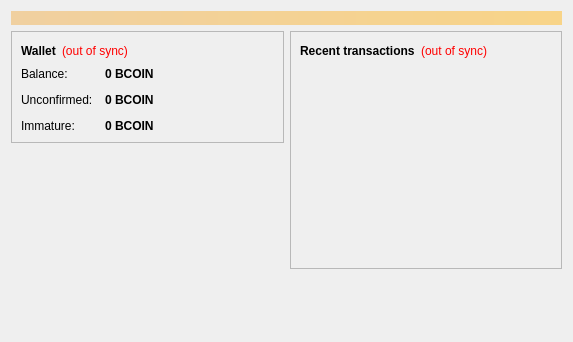
<?xml version="1.0" encoding="UTF-8"?>
<ui version="4.0">
 <class>OverviewPage</class>
 <widget class="QWidget" name="OverviewPage">
  <property name="geometry">
   <rect>
    <x>0</x>
    <y>0</y>
    <width>573</width>
    <height>342</height>
   </rect>
  </property>
  <property name="windowTitle">
   <string>Form</string>
  </property>
  <layout class="QVBoxLayout" name="topLayout">
   <item>
    <widget class="QLabel" name="labelAlerts">
     <property name="visible">
      <bool>false</bool>
     </property>
     <property name="styleSheet">
      <string notr="true">background-color: qlineargradient(x1: 0, y1: 0, x2: 1, y2: 0, stop:0 #F0D0A0, stop:1 #F8D488); color:#000000;</string>
     </property>
     <property name="wordWrap">
      <bool>true</bool>
     </property>
     <property name="margin">
      <number>3</number>
     </property>
    </widget>
   </item>
   <item>
    <layout class="QHBoxLayout" name="horizontalLayout" stretch="1,1">
     <item>
      <layout class="QVBoxLayout" name="verticalLayout_2">
       <item>
        <widget class="QFrame" name="frame">
         <property name="frameShape">
          <enum>QFrame::StyledPanel</enum>
         </property>
         <property name="frameShadow">
          <enum>QFrame::Raised</enum>
         </property>
         <layout class="QVBoxLayout" name="verticalLayout_4">
          <item>
           <layout class="QHBoxLayout" name="horizontalLayout_4">
            <item>
             <widget class="QLabel" name="label_5">
              <property name="font">
               <font>
                <weight>75</weight>
                <bold>true</bold>
               </font>
              </property>
              <property name="text">
               <string>Wallet</string>
              </property>
             </widget>
            </item>
            <item>
             <widget class="QLabel" name="labelWalletStatus">
              <property name="toolTip">
               <string>The displayed information may be out of date. Your wallet automatically synchronizes with the Bullcoin network after a connection is established, but this process has not completed yet.</string>
              </property>
              <property name="styleSheet">
               <string notr="true">QLabel { color: red; }</string>
              </property>
              <property name="text">
               <string notr="true">(out of sync)</string>
              </property>
              <property name="alignment">
               <set>Qt::AlignLeading|Qt::AlignLeft|Qt::AlignVCenter</set>
              </property>
             </widget>
            </item>
            <item>
             <spacer name="horizontalSpacer_2">
              <property name="orientation">
               <enum>Qt::Horizontal</enum>
              </property>
              <property name="sizeHint" stdset="0">
               <size>
                <width>40</width>
                <height>20</height>
               </size>
              </property>
             </spacer>
            </item>
           </layout>
          </item>
          <item>
           <layout class="QFormLayout" name="formLayout_2">
            <property name="fieldGrowthPolicy">
             <enum>QFormLayout::AllNonFixedFieldsGrow</enum>
            </property>
            <property name="horizontalSpacing">
             <number>12</number>
            </property>
            <property name="verticalSpacing">
             <number>12</number>
            </property>
            <item row="0" column="0">
             <widget class="QLabel" name="label">
              <property name="text">
               <string>Balance:</string>
              </property>
             </widget>
            </item>
            <item row="0" column="1">
             <widget class="QLabel" name="labelBalance">
              <property name="font">
               <font>
                <weight>75</weight>
                <bold>true</bold>
               </font>
              </property>
              <property name="cursor">
               <cursorShape>IBeamCursor</cursorShape>
              </property>
              <property name="toolTip">
               <string>Your current balance</string>
              </property>
              <property name="text">
               <string notr="true">0 BCOIN</string>
              </property>
              <property name="textInteractionFlags">
               <set>Qt::LinksAccessibleByMouse|Qt::TextSelectableByKeyboard|Qt::TextSelectableByMouse</set>
              </property>
             </widget>
            </item>
            <item row="1" column="0">
             <widget class="QLabel" name="label_3">
              <property name="text">
               <string>Unconfirmed:</string>
              </property>
             </widget>
            </item>
            <item row="1" column="1">
             <widget class="QLabel" name="labelUnconfirmed">
              <property name="font">
               <font>
                <weight>75</weight>
                <bold>true</bold>
               </font>
              </property>
              <property name="cursor">
               <cursorShape>IBeamCursor</cursorShape>
              </property>
              <property name="toolTip">
               <string>Total of transactions that have yet to be confirmed, and do not yet count toward the current balance</string>
              </property>
              <property name="text">
               <string notr="true">0 BCOIN</string>
              </property>
              <property name="textInteractionFlags">
               <set>Qt::LinksAccessibleByMouse|Qt::TextSelectableByKeyboard|Qt::TextSelectableByMouse</set>
              </property>
             </widget>
            </item>
            <item row="2" column="0">
             <widget class="QLabel" name="labelImmatureText">
              <property name="text">
               <string>Immature:</string>
              </property>
             </widget>
            </item>
            <item row="2" column="1">
             <widget class="QLabel" name="labelImmature">
              <property name="font">
               <font>
                <weight>75</weight>
                <bold>true</bold>
               </font>
              </property>
              <property name="toolTip">
               <string>Mined balance that has not yet matured</string>
              </property>
              <property name="text">
               <string notr="true">0 BCOIN</string>
              </property>
              <property name="textInteractionFlags">
               <set>Qt::LinksAccessibleByMouse|Qt::TextSelectableByKeyboard|Qt::TextSelectableByMouse</set>
              </property>
             </widget>
            </item>
           </layout>
          </item>
         </layout>
        </widget>
       </item>
       <item>
        <spacer name="verticalSpacer">
         <property name="orientation">
          <enum>Qt::Vertical</enum>
         </property>
         <property name="sizeHint" stdset="0">
          <size>
           <width>20</width>
           <height>40</height>
          </size>
         </property>
        </spacer>
       </item>
      </layout>
     </item>
     <item>
      <layout class="QVBoxLayout" name="verticalLayout_3">
       <item>
        <widget class="QFrame" name="frame_2">
         <property name="frameShape">
          <enum>QFrame::StyledPanel</enum>
         </property>
         <property name="frameShadow">
          <enum>QFrame::Raised</enum>
         </property>
         <layout class="QVBoxLayout" name="verticalLayout">
          <item>
           <layout class="QHBoxLayout" name="horizontalLayout_2">
            <item>
             <widget class="QLabel" name="label_4">
              <property name="text">
               <string>&lt;b&gt;Recent transactions&lt;/b&gt;</string>
              </property>
             </widget>
            </item>
            <item>
             <widget class="QLabel" name="labelTransactionsStatus">
              <property name="toolTip">
               <string>The displayed information may be out of date. Your wallet automatically synchronizes with the Bullcoin network after a connection is established, but this process has not completed yet.</string>
              </property>
              <property name="styleSheet">
               <string notr="true">QLabel { color: red; }</string>
              </property>
              <property name="text">
               <string notr="true">(out of sync)</string>
              </property>
              <property name="alignment">
               <set>Qt::AlignRight|Qt::AlignTrailing|Qt::AlignVCenter</set>
              </property>
             </widget>
            </item>
            <item>
             <spacer name="horizontalSpacer">
              <property name="orientation">
               <enum>Qt::Horizontal</enum>
              </property>
              <property name="sizeHint" stdset="0">
               <size>
                <width>40</width>
                <height>20</height>
               </size>
              </property>
             </spacer>
            </item>
           </layout>
          </item>
          <item>
           <widget class="QListView" name="listTransactions">
            <property name="styleSheet">
             <string notr="true">QListView { background: transparent; }</string>
            </property>
            <property name="frameShape">
             <enum>QFrame::NoFrame</enum>
            </property>
            <property name="verticalScrollBarPolicy">
             <enum>Qt::ScrollBarAlwaysOff</enum>
            </property>
            <property name="horizontalScrollBarPolicy">
             <enum>Qt::ScrollBarAlwaysOff</enum>
            </property>
            <property name="selectionMode">
             <enum>QAbstractItemView::NoSelection</enum>
            </property>
           </widget>
          </item>
         </layout>
        </widget>
       </item>
       <item>
        <spacer name="verticalSpacer_2">
         <property name="orientation">
          <enum>Qt::Vertical</enum>
         </property>
         <property name="sizeHint" stdset="0">
          <size>
           <width>20</width>
           <height>40</height>
          </size>
         </property>
        </spacer>
       </item>
      </layout>
     </item>
    </layout>
   </item>
  </layout>
 </widget>
 <resources/>
 <connections/>
</ui>
